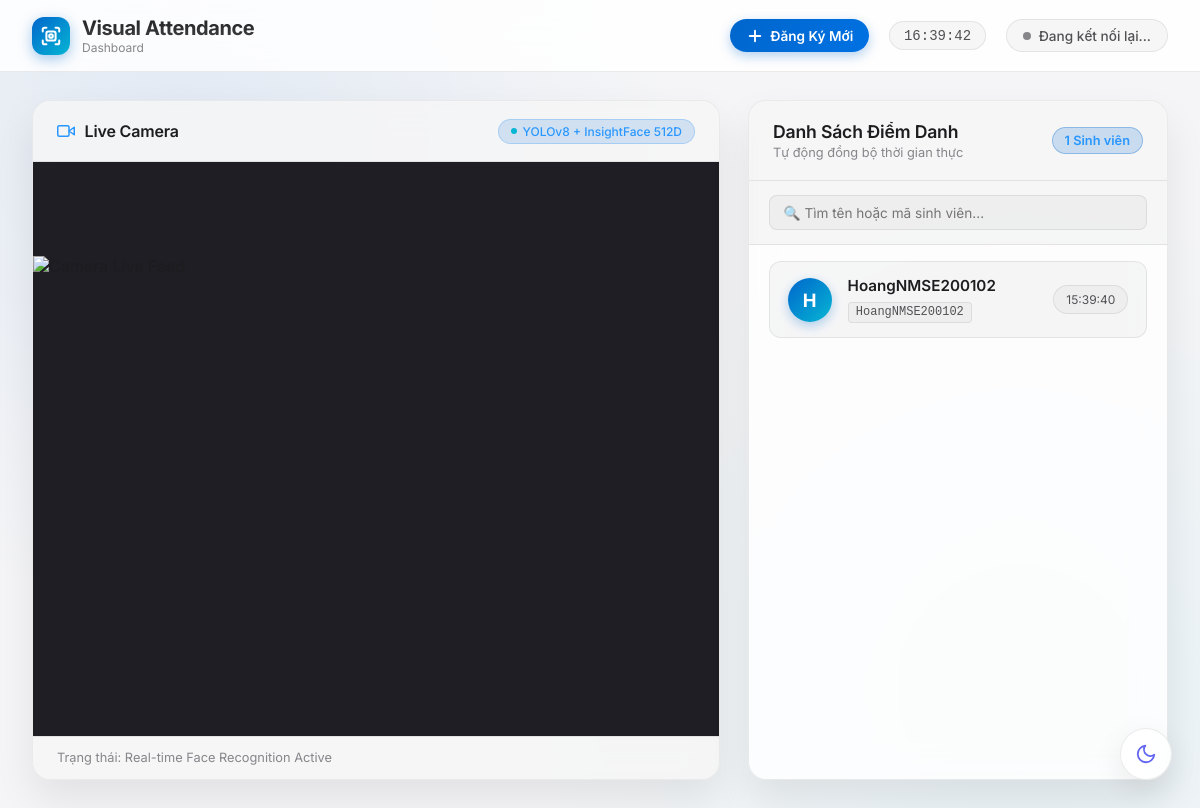
Before: / with the older database file.
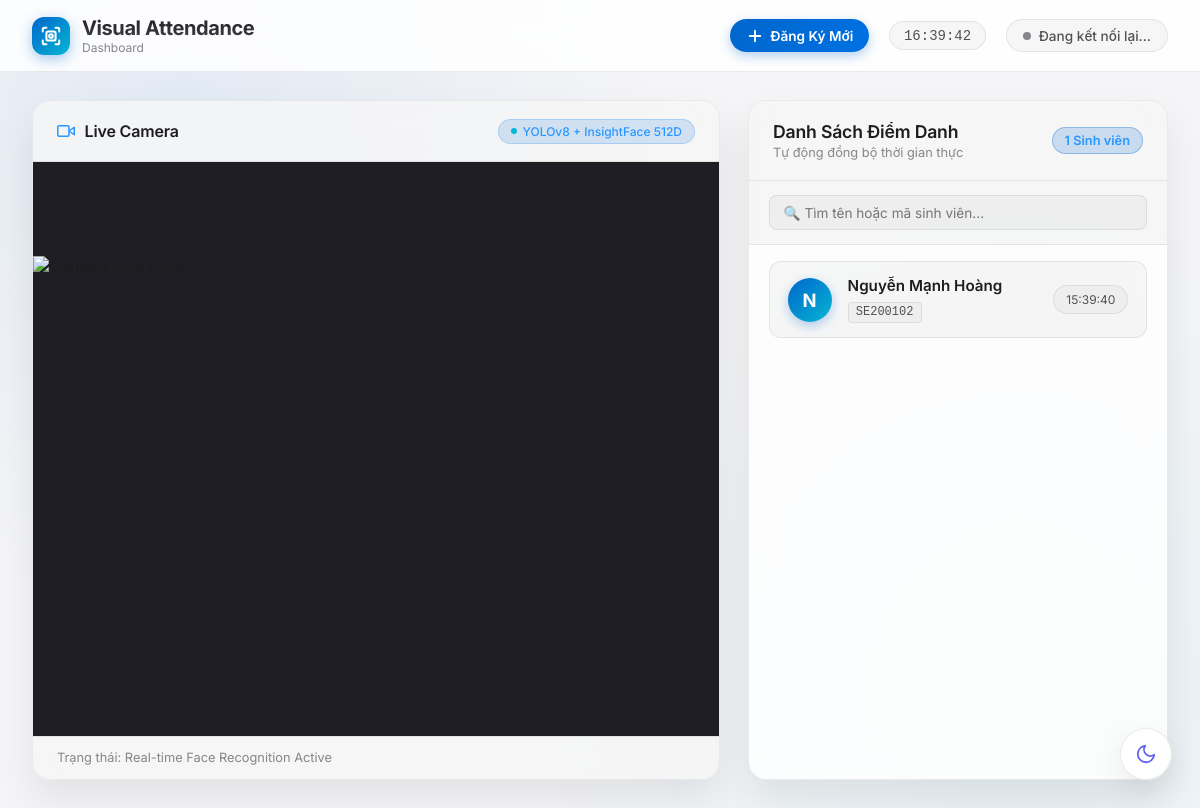
After: the same page with the newer database file.
### tables this page shows
CREATE TABLE attendance (
            id INTEGER PRIMARY KEY AUTOINCREMENT,
            student_code TEXT NOT NULL,
            timestamp DATETIME DEFAULT CURRENT_TIMESTAMP,
            FOREIGN KEY (student_code) REFERENCES students (student_code)
        );

CREATE TABLE students (
            student_code TEXT PRIMARY KEY,
            name TEXT NOT NULL,
            embedding TEXT NOT NULL
        );

### app.py (the view)
@app.get("/")
async def index(request: Request):
    refresh_student_cache()
    attendance = get_today_attendance()
    return templates.TemplateResponse(request=request, name="index.html", context={"attendance": attendance})

### templates/index.html (shortened to what this page needs)
<!DOCTYPE html>
<html lang="vi" data-theme="dark">
<head>
</head>
<body>
    <header>
        <div class="brand">
            <div class="brand-icon">
            </div>
            <div>
                <h1 class="brand-title">Visual Attendance</h1>
                <div class="brand-subtitle">Dashboard</div>
            </div>
        </div>
        <div class="header-meta">
            <button class="btn-register" onclick="openRegisterModal()">
                <svg width="18" height="18" viewBox="0 0 24 24" fill="none" stroke="currentColor" stroke-width="2.5"
                    stroke-linecap="round" stroke-linejoin="round">
                    <line x1="12" y1="5" x2="12" y2="19"></line>
                    <line x1="5" y1="12" x2="19" y2="12"></line>
                </svg>
                <span>Đăng Ký Mới</span>
            </button>
            <div class="live-clock" id="live-clock">--:--:--</div>
            <div class="status-badge" id="conn-status">
                <div class="status-dot"></div>
                <span>Đang kết nối...</span>
            </div>
        </div>
    </header>
    <main>
        <section class="video-container">
            <div class="video-header">
                <div class="video-header-title">
                    <svg width="18" height="18" viewBox="0 0 24 24" fill="none" stroke="var(--primary-on-dark)"
                        stroke-width="2" stroke-linecap="round" stroke-linejoin="round">
                        <path d="M23 7l-7 5 7 5V7z"></path>
                        <rect x="1" y="5" width="15" height="14" rx="2" ry="2"></rect>
                    </svg>
                    <h2>Live Camera</h2>
                </div>
                <div class="pipeline-pill">
                    <span style="width: 6px; height: 6px; background: var(--accent-cyan); border-radius: 50%;"></span>
                    YOLOv8 + InsightFace 512D
                </div>
            </div>
            <div class="video-wrapper">
                <img src="/video_feed" class="video-feed" alt="Camera Live Feed">
            </div>
            <div class="video-footer">
                <span>Trạng thái: Real-time Face Recognition Active</span>
            </div>
        </section>
        <section class="attendance-panel">
            <div class="panel-header">
                <div>
                    <h2 class="panel-title">Danh Sách Điểm Danh</h2>
                    <div class="panel-subtitle">Tự động đồng bộ thời gian thực</div>
                </div>
                <div class="count-chip" id="total-count">
                    {{ attendance|length if attendance else 0 }} Sinh viên
                </div>
            </div>
            <div class="search-box">
                <input type="text" class="search-input" id="search-input" placeholder="🔍 Tìm tên hoặc mã sinh viên..."
                    oninput="filterAttendance()">
            </div>
            <ul class="attendance-list" id="attendance-list">
                {% if attendance %}
                {% for p in attendance %}
                <li class="attendance-item" data-code="{{ p.student_code }}" data-name="{{ p.name }}">
                    <div class="avatar">{{ p.name[0].upper() if p.name else '?' }}</div>
                    <div class="student-info">
                        <div class="student-name">{{ p.name }}</div>
                        <span class="student-code">{{ p.student_code }}</span>
                    </div>
                    <div class="time-badge">{{ p.time }}</div>
                </li>
                {% endfor %}
                {% endif %}
            </ul>
        </section>
    </main>
    <button class="theme-toggle-fab" id="theme-toggle-btn" onclick="toggleTheme()"
        title="Chuyển đổi giao diện Sáng / Tối">
        <svg class="moon-icon" width="22" height="22" viewBox="0 0 24 24" fill="none" stroke="currentColor"
            stroke-width="2" stroke-linecap="round" stroke-linejoin="round">
            <path d="M21 12.79A9 9 0 1 1 11.21 3 7 7 0 0 0 21 12.79z"></path>
        </svg>
    </button>
</body>
</html>

Changed rows visible on the page:
changed attendance: name "H" → "N"; name "HoangNMSE200102" → "Nguyễn Mạnh Hoàng"; student_code "HoangNMSE200102" → "SE200102"
